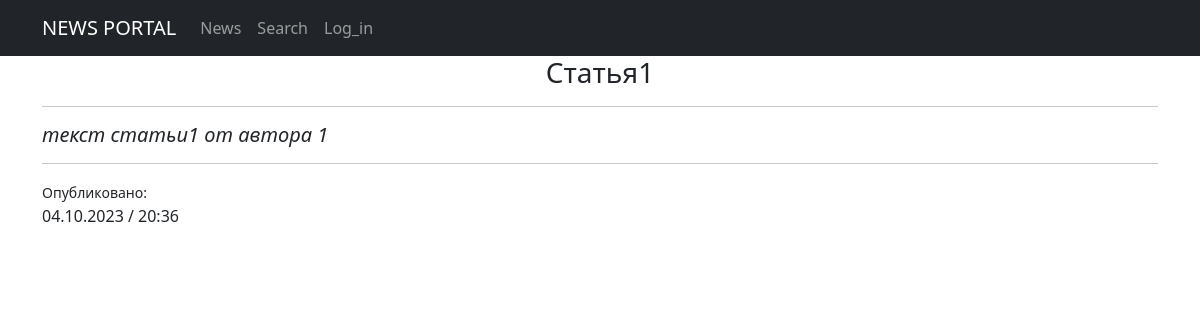
/news/news/1/, run on an earlier commit of the app's database.
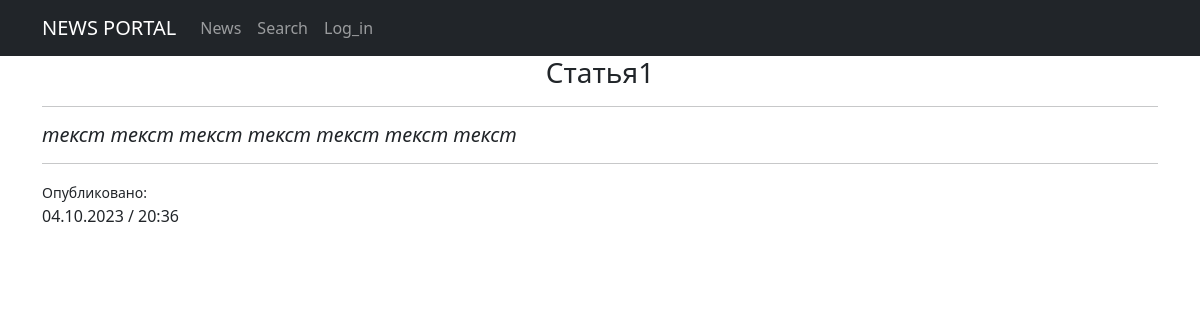
And on a later commit of the database.
### news/models.py (models this page shows, shortened)
class Post(models.Model):
    author = models.ForeignKey('Author', on_delete=models.CASCADE)
    categoryType = models.CharField(max_length=80, choices=POST_TYPES, default=news)
    date_create = models.DateTimeField(auto_now_add=True)
    categories = models.ManyToManyField('Category', through='PostCategory')
    title = models.CharField(max_length=150)
    show_title = models.CharField(max_length=100)
    text = models.TextField()
    rating = models.SmallIntegerField(default=0)

### news/views.py (the view)
# urls.py: path('news/<int:pk>/', NewDetail.as_view(), name='new_detail'),
class NewDetail(DetailView):
    model = Post
    template_name = 'Full_new.html'
    context_object_name = 'new'
    def get_object(self, *args, **kwargs):
        obj = cache.get(f'post-{self.kwargs["pk"]}', None)
        if not obj:
            obj = super().get_object(queryset=self.queryset)
            cache.set(f'post-{self.kwargs["pk"]}', obj)
        return obj

### news/templatetags/custom_filters.py (called while the page is built)
@register.filter()
def censor(value):
    new_value = value
    if isinstance(value, str):
        for i in bad_words:
            new_value = new_value.replace(i[1:], '*'*(len(i) - 1))
    return new_value

### templates/Full_new.html (shortened to what this page needs)
{% extends 'flatpages/default.html' %}
{% load static %}
{% load custom_filters %}
{% block content %}
<h3>{{ new.title | censor}}</h3>
<hr>
{% if new %}
        <body>
            <div align="left">
                <div>
                   <h5><i>{{ new.text|censor}}</i></h5>
                </div>
                <hr>
                <div>
                    <small> Опубликовано: </small>
                    <p>{{ new.date_create |date:'d.m.Y / H:i'}}</p>
                </div>
            </div>
        </body>
{% else %}
       <h2>Новости нет!</h2>
{% endif %}
{% endblock content %}

What changed in the data, as far as the page shows it:
changed Post "Статья1": text|censor "текст статьи1 от автора 1" → "текст текст текст текст текст текст текст"
